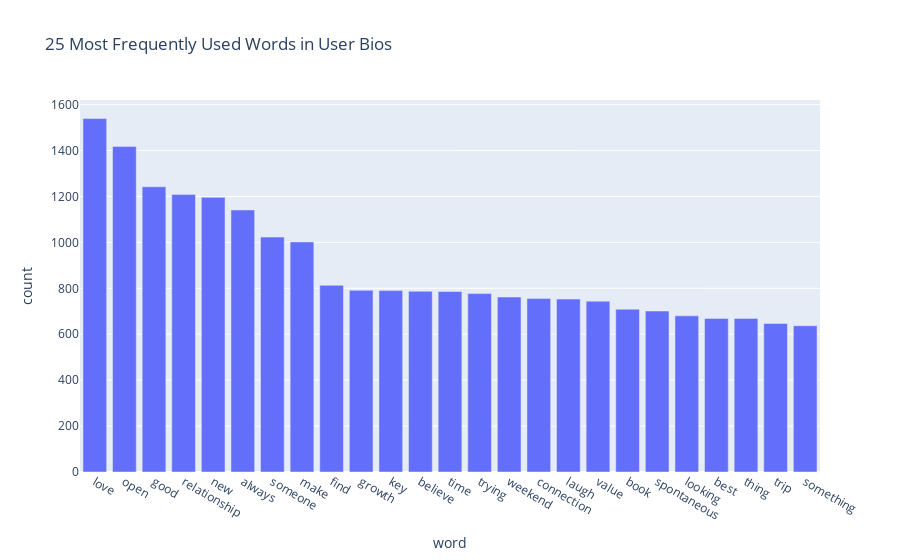

The notebook cell this image was saved under:
### Code cell
fig = px.bar(df_words_count.iloc[0:25, :], x='word', y='count', title='25 Most Frequently Used Words in User Bios')
fig.show()

### Figure 1 — Plotly figure (JSON) as saved in the notebook; plotly's stock layout.template omitted (floating-point values rounded to 4 significant figures)
{"data": [{"alignmentgroup": "True", "hovertemplate": "word=%{x}<br>count=%{y}<extra></extra>", "legendgroup": "", "marker": {"color": "#636efa", "pattern": {"shape": ""}}, "name": "", "offsetgroup": "", "orientation": "v", "showlegend": false, "textposition": "auto", "type": "bar", "x": ["love", "open", "good", "relationship", "new", "always", "someone", "make", "find", "growth", "key", "believe", "time", "trying", "weekend", "connection", "laugh", "value", "book", "spontaneous", "looking", "best", "thing", "trip", "something"], "xaxis": "x", "y": [1539, 1418, 1242, 1209, 1196, 1141, 1023, 1002, 813, 791, 790, 787, 786, 777, 762, 756, 753, 744, 709, 701, 680, 669, 669, 647, 637], "yaxis": "y"}], "layout": {"barmode": "relative", "legend": {"tracegroupgap": 0}, "title": {"text": "25 Most Frequently Used Words in User Bios"}, "xaxis": {"anchor": "y", "domain": [0, 1], "title": {"text": "word"}}, "yaxis": {"anchor": "x", "domain": [0, 1], "title": {"text": "count"}}}}
